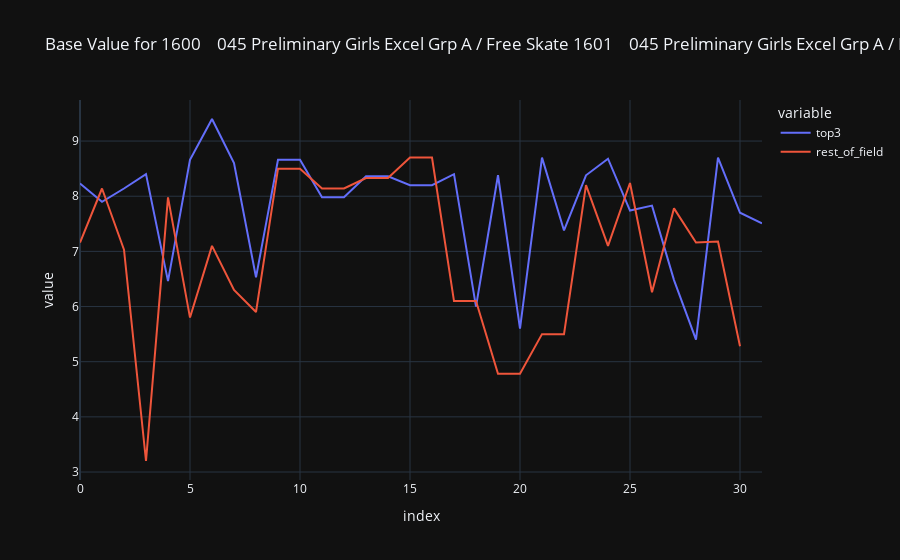

The notebook cell saved with this chart:
### Code cell
plot_df_lt3 = event_watched[event_watched['rank']<=3]
plot_df_gt3 = event_watched[event_watched['rank']>3]
list_lt3 = list(plot_df_lt3['total_base_value'])
list_gt3 = list(plot_df_gt3['total_base_value'])

# plot_df = pd.DataFrame((e for e in itertools.zip_longest(list_lt3,list_gt3)),columns=['top3','rest_of_field'])
plot_df = pd.DataFrame((e for e in itertools.zip_longest(list_lt3,list_gt3)),columns=['top3','rest_of_field'])
plot_df
fig = px.line(plot_df,y=['top3','rest_of_field'],title=f"Base Value for {event_watched['event']}")
fig_widget = go.FigureWidget(fig)
fig_widget.show()

### Figure 1 — Plotly figure (JSON) as saved in the notebook; plotly's stock layout.template omitted (floating-point values rounded to 4 significant figures)
{"data": [{"hovertemplate": "variable=top3<br>index=%{x}<br>value=%{y}<extra></extra>", "legendgroup": "top3", "line": {"color": "#636efa", "dash": "solid"}, "marker": {"symbol": "circle"}, "mode": "lines", "name": "top3", "orientation": "v", "showlegend": true, "x": [0, 1, 2, 3, 4, 5, 6, 7, 8, 9, 10, 11, 12, 13, 14, 15, 16, 17, 18, 19, 20, 21, 22, 23, 24, 25, 26, 27, 28, 29, 30, 31], "xaxis": "x", "y": [8.23, 7.9, 8.14, 8.4, 6.46, 8.66, 9.4, 8.6, 6.53, 8.66, 8.66, 7.98, 7.98, 8.36, 8.36, 8.2, 8.2, 8.4, 6.0, 8.38, 5.6, 8.7, 7.38, 8.38, 8.68, 7.74, 7.83, 6.48, 5.4, 8.7, 7.7, 7.51], "yaxis": "y", "type": "scatter", "uid": "95f33c8d-b919-4adc-859f-78a8bc545aff"}, {"hovertemplate": "variable=rest_of_field<br>index=%{x}<br>value=%{y}<extra></extra>", "legendgroup": "rest_of_field", "line": {"color": "#EF553B", "dash": "solid"}, "marker": {"symbol": "circle"}, "mode": "lines", "name": "rest_of_field", "orientation": "v", "showlegend": true, "x": [0, 1, 2, 3, 4, 5, 6, 7, 8, 9, 10, 11, 12, 13, 14, 15, 16, 17, 18, 19, 20, 21, 22, 23, 24, 25, 26, 27, 28, 29, 30, 31], "xaxis": "x", "y": [7.16, 8.14, 7.03, 3.2, 7.98, 5.8, 7.1, 6.3, 5.9, 8.5, 8.5, 8.14, 8.14, 8.33, 8.33, 8.7, 8.7, 6.1, 6.1, 4.78, 4.78, 5.5, 5.5, 8.2, 7.1, 8.24, 6.26, 7.78, 7.16, 7.18, 5.28, null], "yaxis": "y", "type": "scatter", "uid": "f71db5d0-9633-47b4-8e55-0c338a5ed63f"}], "layout": {"legend": {"title": {"text": "variable"}, "tracegroupgap": 0}, "title": {"text": "Base Value for 1600    045 Preliminary Girls Excel Grp A / Free Skate\n1601    045 Preliminary Girls Excel Grp A / Free Skate\n1602    045 Preliminary Girls Excel Grp A / Free Skate\n1603    045 Preliminary Girls Excel Grp A / Free Skate\n1604    045 Preliminary Girls Excel Grp A / Free Skate\n                             ...                      \n439               Preliminary Girls Excel / Free Skate\n440               Preliminary Girls Excel / Free Skate\n441               Preliminary Girls Excel / Free Skate\n442               Preliminary Girls Excel / Free Skate\n443               Preliminary Girls Excel / Free Skate\nName: event, Length: 63, dtype: object"}, "xaxis": {"anchor": "y", "domain": [0.0, 1.0], "title": {"text": "index"}}, "yaxis": {"anchor": "x", "domain": [0.0, 1.0], "title": {"text": "value"}}}}
